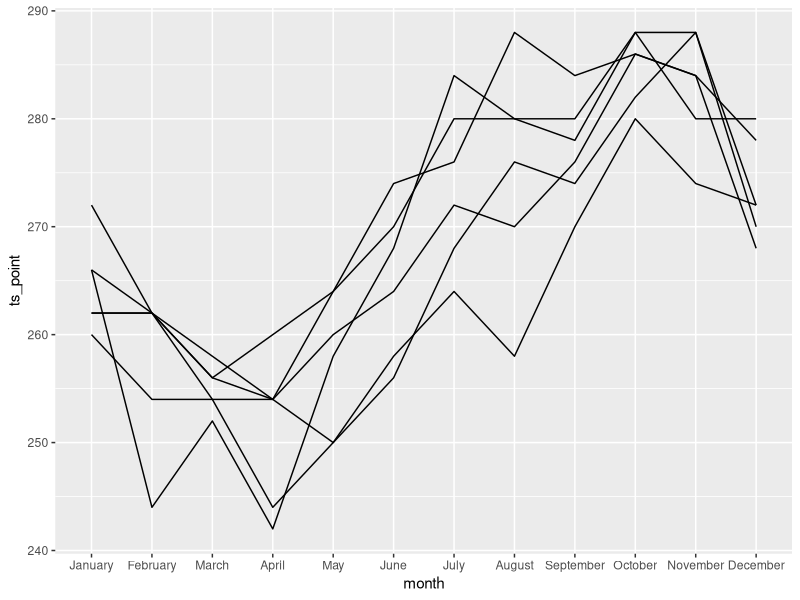
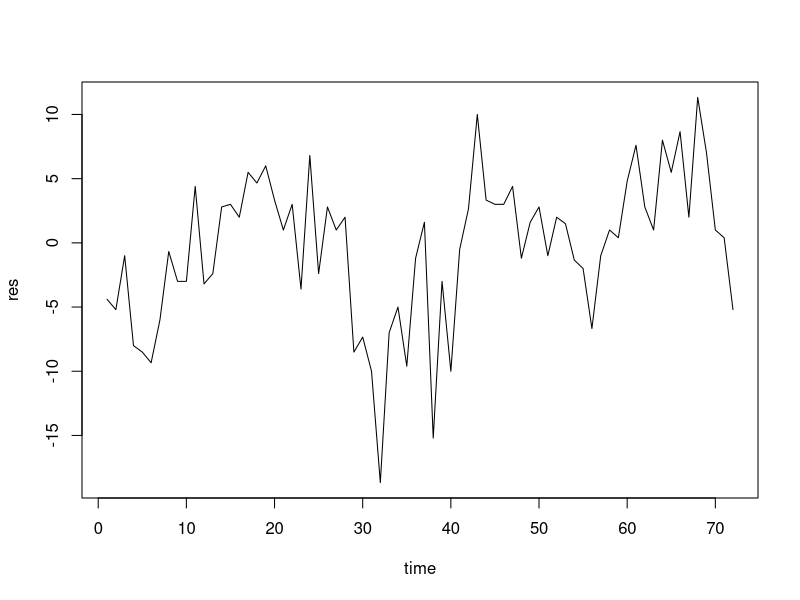
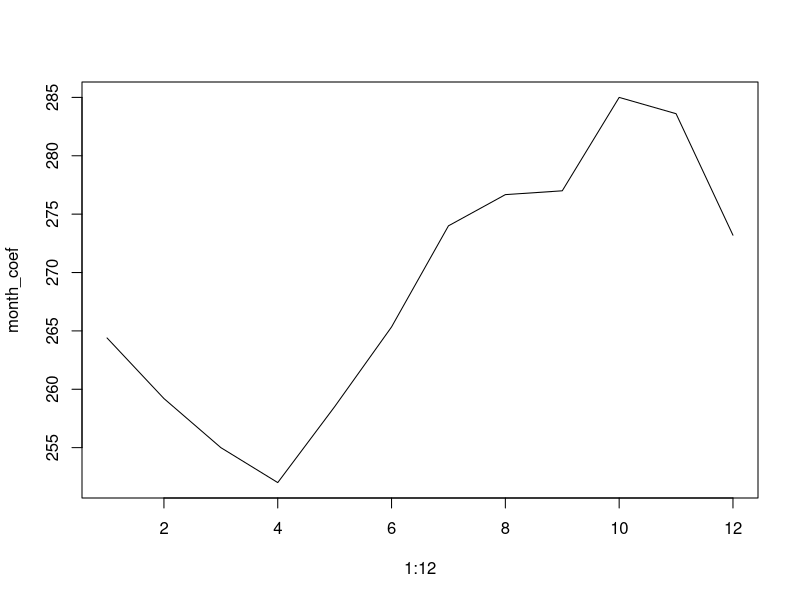

Reproduce these figures in R, in order. (Note: this script raises an error after producing the figures.)
# ----------------------------
library(MASS)    # rlm()  
library(reshape) # melt()
library(plyr)
library(ggplot2)
## Load ozone data 
str(ozone)
ozone_df <- melt(ozone) # Create ozone df
time <- attributes(ozone)$dimnames$time # Extract time series
lat <- attributes(ozone)$dimnames$lat   # Extract latitude coordinates
long <- attributes(ozone)$dimnames$long # Extract longitude coordinates 
month.abbr <- month.name
month <- ordered(rep(month.abbr, length = 72), levels = month.abbr) # Create factor variable for months 
year <- ordered(rep(1:6, each = 12))

## Analysis at one location 
# - Extract time series at one location 
ts_point <- ozone[1,1,] 
# - Plot annual variability of ozone at that location 
qplot(month, ts_point, geom="line", group = year)
# - Estimate the seasonal component (-1 to remove the intercept...)
model <- rlm(ts_point ~ month - 1)  
# - Extract the deseasonalized time series 
res <- resid(model)  
# - Seasonal coefficient 
month_coef <-  coef(model)
# - Plot deaseasonalized time series 
plot(time, res,type="l")
# - Plot of seasonal effect  
plot(1:12, month_coef,type="l")

## Analysis at all locations 
# - Fit a rlm model at all locations 
deseasf_a <- function(value) rlm(value ~ month - 1, maxit = 100)
models_a <- aaply(ozone, 1:2, deseasf_a) # - If rlm fit crash --> 2d-list array is not created --> error 
models_l <- alply(ozone, 1:2, deseasf_a) # - Create a list instead of an array  !! 

deseasf_df <- function(df)   rlm(value ~ month - 1, data = df, maxit = 100) # Alternative
models_l <- dlply(ozonedf, .(lat, long), deseasf_df)  # Alternative

# - Create a 2D array which locations at which model fit crashed 
failed <- laply(models_l, function(x) !x$converged)
# - Create a 3D array with deaseasonalized time series at each location 
res_a <- laply(models_l, resid)
dimnames(res_a)[[3]] <- time
names(dimnames(res_a))[3] <- "time"
dim(res_a)
# - Create a 3D array with seasonal effect coefficents  
month_coef_a <- laply(models_l, coef)
dimnames(month_coef_a)[[3]] <- month.abbr
names(dimnames(month_coef_a))[3] <- "month"
dim(month_coef_a)
# - Convert the array to a dataframe 
month_coefs_df <- melt(month_coef_a)
res_df <- melt(res_a)
head(month_coefs_df)
head(res_df)
# - Add  statistics to the dataframe at each location 
month_coefs_df <- ddply(month_coefs_df, .(lat, long), transform, 
                        avg = mean(value),
                        std = value/ max(value) )
str(month_coefs_df)
head(month_coefs_df)

###### Visualization ####
library(maps)
library(ggplot2)
make_stars <- function(data, time, value) {
  # Data must contain long and lat columns
  data[, c(time, value)] <- lapply(data[, c(time, value)], function(x) {
    x <- as.numeric(x)
    (x - min(x)) / diff(range(x))
  })
  
  ddply(data, .(lat, long), function(df) {
    df$x <- df[, value] * cos(df[, time] * 2 * pi + pi / 2)
    df$y <- df[, value] * sin(df[, time] * 2 * pi + pi / 2)
    df[order(df[, time]), ]
  })
}
# Select area of data 
outlines <- as.data.frame(map("world",xlim=-c(113.8, 56.2), ylim=c(-21.2, 36.2), plot=FALSE)[c("x","y")])
map <- c(geom_path(aes(x=x, y=y, fill=NULL, group=NULL, order=NULL, size=NULL),
                   data = outlines, colour = alpha("grey20", 0.2)),
         scale_x_continuous("", limits = c(-114.8, -55.2), breaks=c(-110, -85, -60)),
         scale_y_continuous("", limits = c(-22.2, 37.2)))

## Star glyphs showing seasonal variation and deseasonalized time series over the years 
stars_month_coef <- make_stars(month_coefs_df, "month", "std")
stars_res <- make_stars(res_df, "time", "value")
res <- 1.2 # Resolution 
ggplot(stars_month_coef , aes(x = long + res * x, y = lat + res * y, fill=avg)) +
  geom_polygon(aes(group = interaction(long, lat)), colour="grey50") +
  scale_fill_gradient(low = "blue", high = "yellow")
ggplot(stars_res , aes(x = long + res * x, y = lat + res * y)) +
  map + 
  geom_path(aes(group = interaction(long, lat)), colour="grey50", fill=NA) +

# 
# Map of coefficient values 
coef_limits <- range(month_coefs_df$value)
monthsurface <- function(mon) {
  df <- subset(month_coefs_df, month == mon)
  qplot(long, lat, data = df, fill = value, geom="tile") + 
        scale_fill_gradient(limits = coef_limits, low = "blue", high = "yellow") + 
        map  
}
monthsurface("January")
monthsurface("July")
